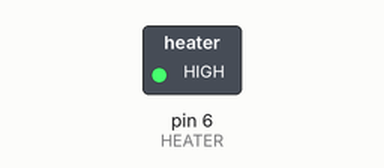
Recording of a sketch running on a simulated Arduino Uno, built with avr-gcc and run on an emulated ATmega328P. Shown: switched loads named in the sketch (green lamp = pin HIGH). Dashed ring = blinking.

Above: at 0.05 s.
Timing chart, 0 to 3.0 s (numbered marks = the images above):
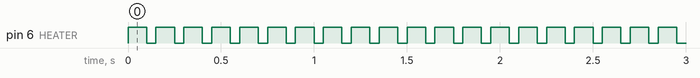

The sketch:

heatTest1.ino
```cpp
// adapted from 'blink.ino' example sketch 12/29/2017 by Corey Rice
// ==============================================================================
// ==============================================================================
// =========== BE CAREFUL: Only run until bed is warm, then power off ===========
// ==============================================================================
// ==============================================================================

int HEATER = 6;

void setup() {
  // initialize digital pin HEATER as an output.
  pinMode(HEATER, OUTPUT);
}

void loop() {
  digitalWrite(HEATER, HIGH);   // turn the HEATER on (HIGH is the voltage level)
  delay(100);                       // wait for 1/10 of a second
  digitalWrite(HEATER, LOW);    // turn the HEATER off by making the voltage LOW
  delay(50);                        // wait for 1/20 of a second
}

// This (very slow) 67% duty cycle is enough that it should show the ability of the HEATER
// to function, without getting too hot too fast...
```

Measured:
- by itself, pin 6 (HEATER): alternates HIGH for 0.10 s and LOW for 0.05 s
